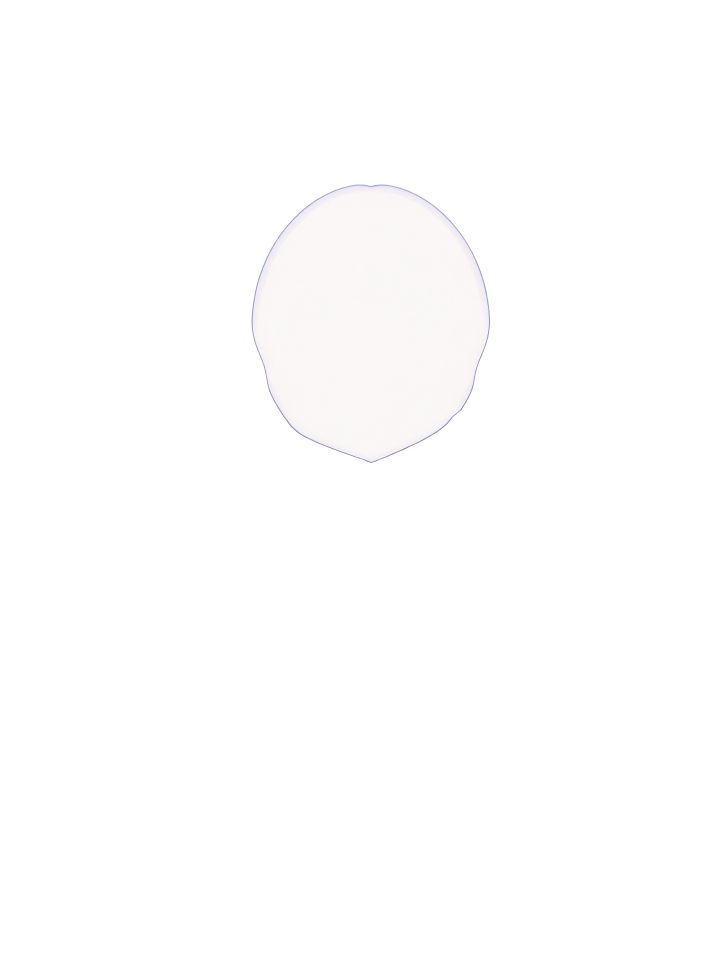
#> input picture assets/ciel/layers/v14b/Face_Skin.png, 2172 x 2896 px, found by its file name (shown at 1/3 size)
$ python split-jaw-line.py
#> lines starting #> are read from the running program, lines starting #| are printed output that depends on the picture; after the words box and inside, x2 and y2 are one past the last pixel; in counts of white or black regions, pixels touching at a corner belong together
# -*- coding: utf-8 -*-
"""顔の肌（Face_Skin）の、顎・頬の下側の輪郭線を、別のレイヤー Face_JawLine に分ける。

上を向くと、お手本では顎の輪郭線がほぼ消え、顎の下が首へなめらかにつながる。線を別のレイヤーにして、
角度Y の上向きで不透明度を下げる（add-jaw-line-keys.py）。Face_Skin の側では、線を肌の色に塗り替える（形・不透明度は保つ）。
入力・出力  assets/ciel/layers/head/Face_Skin.png（書き換える）、Face_JawLine.png（新規）
実行  python -I scripts/live2d/split-jaw-line.py（install-v5-parts.ps1 の後）   完了表示 JAW_LINE_SPLIT
"""
import os

import numpy as np
from PIL import Image, ImageFilter

HEAD = os.path.join(os.path.dirname(os.path.abspath(__file__)), '..', '..', 'assets', 'ciel', 'layers', 'head')
Y0, Y1 = 1150, 1230   # この高さから下の輪郭線を分ける（間はなだらかに）
EDGE = 7              # 縁から内側へ、この幅までを線とみなす


def main():
    path = os.path.join(HEAD, 'Face_Skin.png')
    im = np.asarray(Image.open(path).convert('RGBA')).astype(np.float32)
    rgb, a = im[..., :3], im[..., 3]
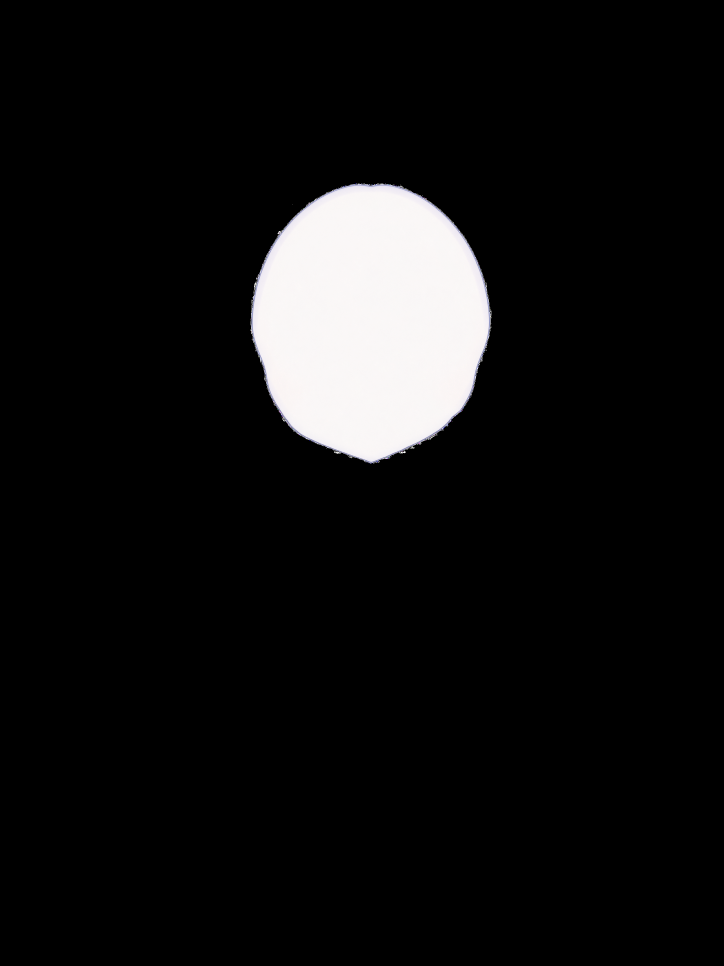
#> rgb: shape (2896, 2172, 3) float32 (shown at 1/3 size); mean R, G, B 18, 17.9, 18
    solid = a > 128
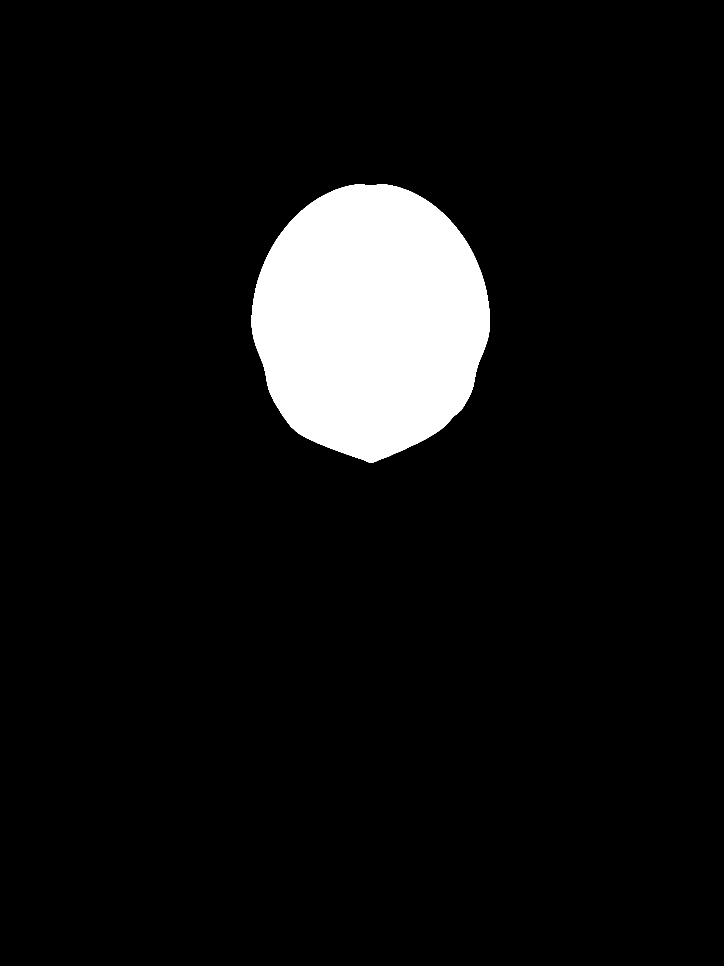
#> solid: shape (2896, 2172) bool (shown at 1/3 size); 7.2% white; 1 white region, box (x1, y1, x2, y2) and area: (755, 553, 1470, 1388) 455209
    inner = np.asarray(Image.fromarray((solid * 255).astype(np.uint8)).filter(ImageFilter.MinFilter(2 * EDGE + 1))) > 0
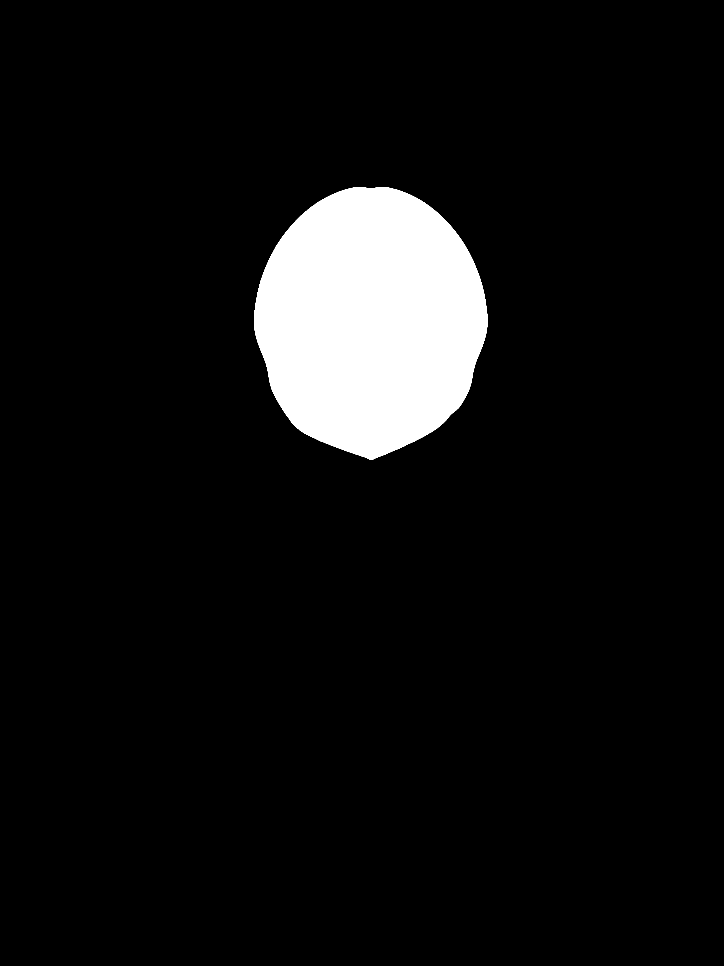
#> inner: shape (2896, 2172) bool (shown at 1/3 size); 6.9% white; 1 white region, box (x1, y1, x2, y2) and area: (762, 561, 1463, 1380) 433654
    near_edge = (a > 0) & ~inner
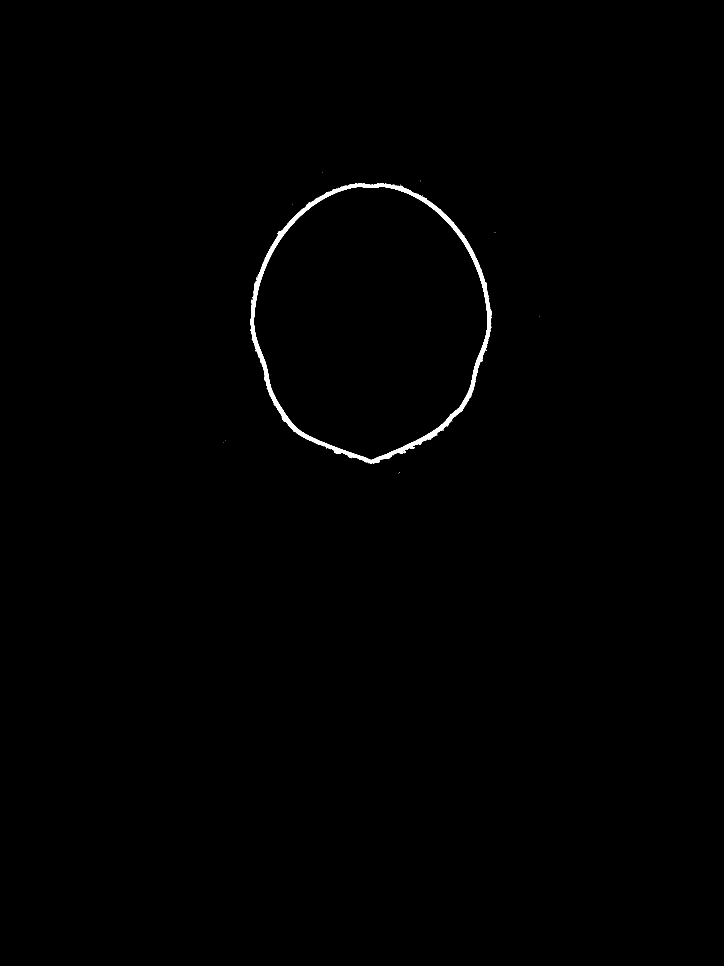
#> near_edge: shape (2896, 2172) bool (shown at 1/3 size); 0.43% white; 78 white regions (76 under 20 px), largest, box (x1, y1, x2, y2) and area: (752, 552, 1475, 1391) 26696, (755, 899, 759, 915) 32
    skin = np.median(rgb[1180:1220, 1060:1150].reshape(-1, 3), axis=0)
#> skin = [250, 247, 247]
    # 線らしさ：肌より暗いほど 1
    dark = np.clip((skin.mean() - rgb.mean(axis=2)) / 60.0, 0, 1)
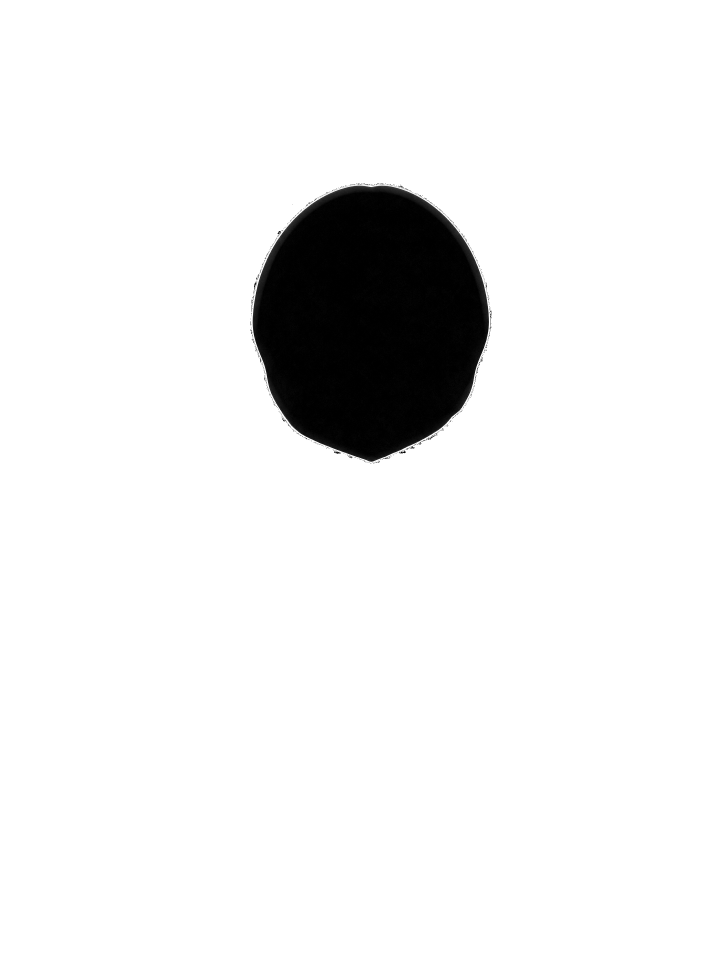
#> dark: shape (2896, 2172) float32 (shown at 1/3 size); min 0, max 1, mean 0.93
    ys = np.arange(a.shape[0], dtype=np.float32)[:, None]
#> ys = 2896 values from 0 to 2895
    zone = np.clip((ys - Y0) / (Y1 - Y0), 0, 1)
#> zone = 2896 values from 0 to 1
    take = dark * near_edge * zone
    line = np.zeros_like(im)
    line[..., :3] = rgb
    line[..., 3] = a * take
    out = im.copy()
    out[..., :3] = rgb * (1 - take[..., None]) + skin * take[..., None]
    Image.fromarray(np.clip(out, 0, 255).astype(np.uint8), 'RGBA').save(path)
    Image.fromarray(np.clip(line, 0, 255).astype(np.uint8), 'RGBA').save(os.path.join(HEAD, 'Face_JawLine.png'))
    print('line bbox', Image.open(os.path.join(HEAD, 'Face_JawLine.png')).getchannel('A').getbbox(), 'skin', skin)
#| line bbox (671, 1151, 1422, 1420) skin [250. 247. 247.]
    print('JAW_LINE_SPLIT')


if __name__ == '__main__':
    main()
